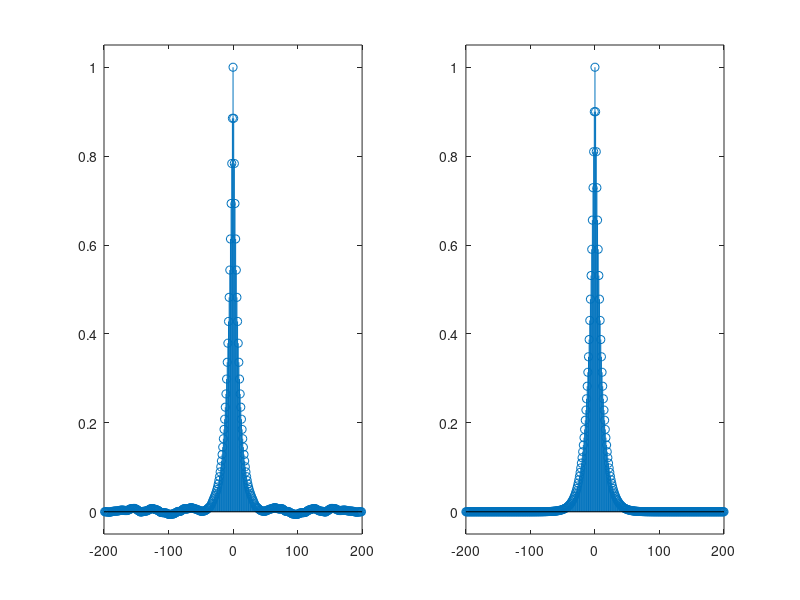
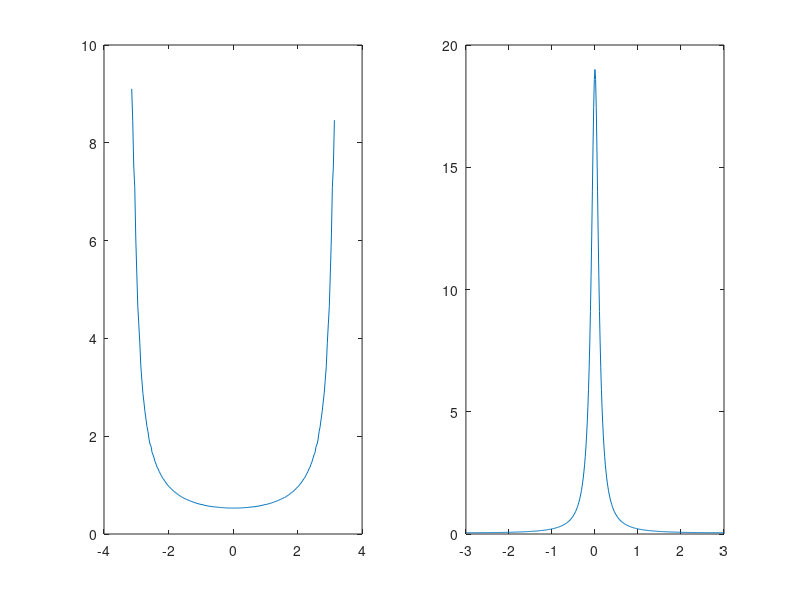
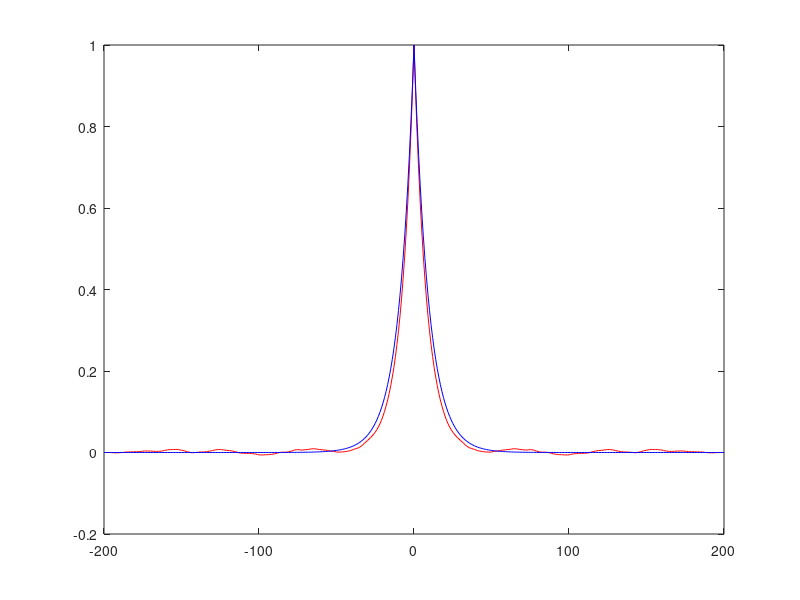
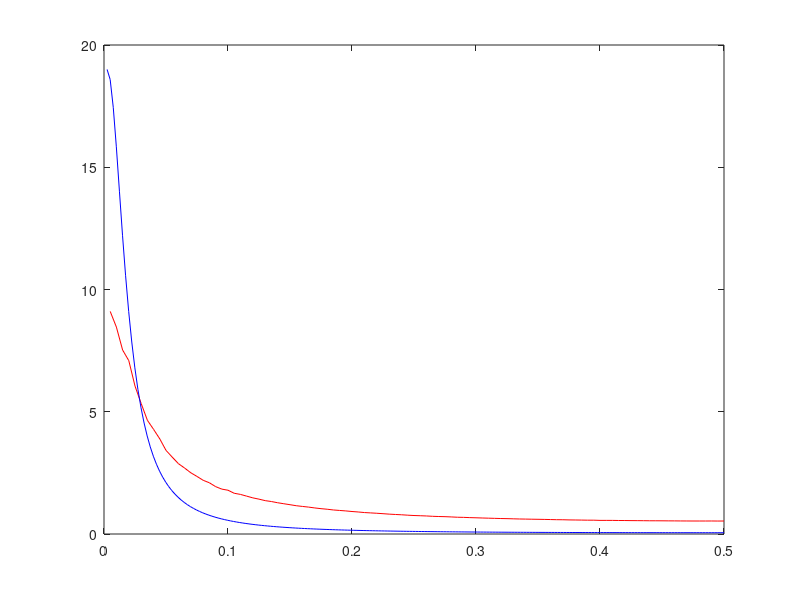

Here is the MATLAB script that generated these plots, in order:
%% Plot of the autocorrelation function and corresponding power spectral density for the generated signal with rho = 0.9
N = 200;
l = -N:1:N;
rho = 0.9;
Rxx = rho.^abs(l);

%figure;
%stem(l,Rxx),title('Autocorrelation of Gaussian AR(1)-process'),xlabel('l'),ylabel('Rxx')
w = -pi:0.005*pi:pi;

sigma_x = 1;
Sxx = (1-rho^2)./((1-rho*exp(-1i.*w)).*(1-rho*exp(1i.*w)));
%figure;
v = -3:6/(length(Sxx)-1):3;
%plot(v,abs(Sxx)),title('Power Spectral Density of Gaussian AR(1)-process'),xlabel('w'),ylabel('Sxx');


n = 0:1:N;
rxx = 0;
%sxx2 = 0;
%xTot = 0;
avgN = 1000;
for i = 1:avgN
    e = sqrt(1-rho^2)*randn(1,N);
    x = filter(1,[1 -rho],e);
    %xTot = xTot + x;
    rxx = rxx+ xcorr(x, 'coeff');
    %sxx2 = sxx2 + (1/N)*(fft(x)).^2;
end
%sxx2 = sxx2*(1/avgN);
%rxx2 = xcorr(xTot);
rxx = rxx*(1/avgN);
l1 = -(N-1):1:N-1;

figure(1)
subplot(1,2,1),stem(l1,rxx), axis([-N, N, -0.05, 1.05]);
subplot(1,2,2),stem(l,Rxx), axis([-N, N, -0.05, 1.05]);

figure(3)
plot(l1, rxx, 'r', l, Rxx, 'b');

sxx = fft(rxx,N);
m = -pi:2*pi/(length(sxx)-1):pi;
figure(2)
subplot(1,2,1),plot(m,abs(sxx));
subplot(1,2,2),plot(v,abs(Sxx));

figure(4)
pSxx = abs(Sxx(find(max(abs(Sxx)) == Sxx):end));
psxx = abs(sxx(1:ceil(length(sxx)/2)));
xSxx = 0.5/length(pSxx):0.5/length(pSxx):0.5;
xsxx = 0.5/length(psxx):0.5/length(psxx):0.5;
plot(xsxx, psxx, 'r');
hold on;
plot(xSxx, pSxx, 'b');


